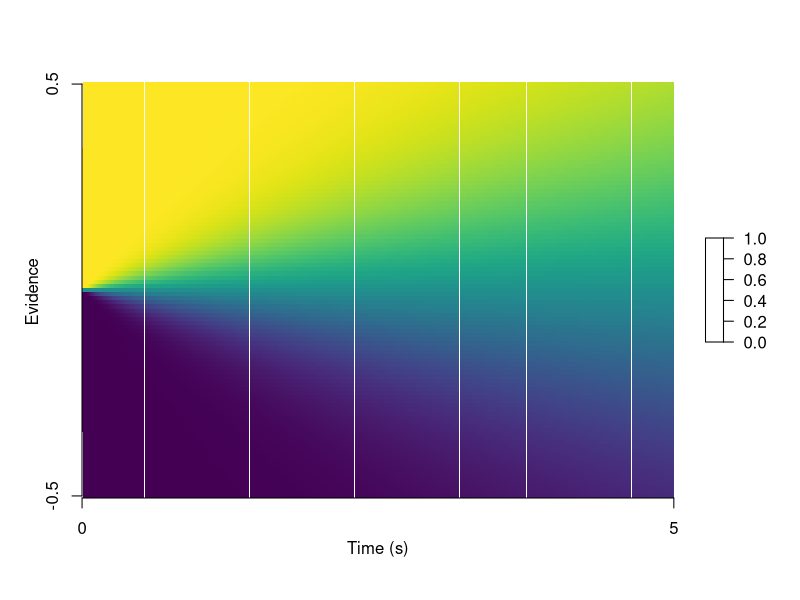
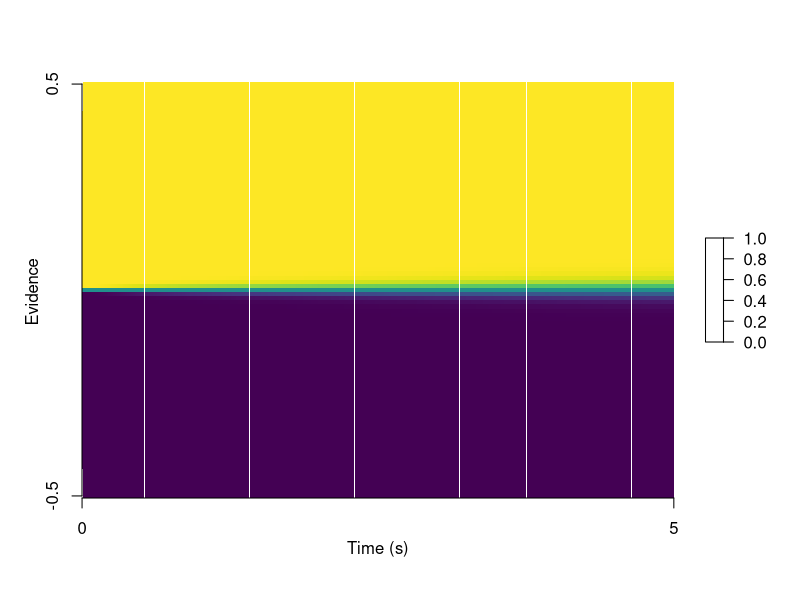

Generate these figures, in order, with R: (Note: this script raises an error after producing the figures.)
library(fields)
library(mnormt)

fast_hm <- function(mu, sigma = .1, dt = .001, ev_bound = .5, ev_window = .01, upperRT = 5){
  ev_mapping <- seq(-ev_bound,ev_bound,by=ev_window)
  time_vec <- seq(0,upperRT,dt)
  if (length(mu)==1) {
    hm <- sapply(time_vec,function(x){
      if (x==0) {
        res <- rep(NA,length(ev_mapping))
        res[ceiling(length(res)/2)] <- .5
      }else{
        dist_pos <- dnorm(ev_mapping,mean=mu,sd=sigma*sqrt(x))
        dist_neg <- dnorm(ev_mapping,mean=-mu,sd=sigma*sqrt(x))
        res <- dist_pos / (dist_pos + dist_neg)
      }
      c(res)
    })
  }else{
    Nv <- length(mu)
    sigma_mat <- diag(sigma,Nv)
    hm <- sapply(time_vec,function(x){
      if (x==0) {
        res <- rep(NA,length(ev_mapping))
        res[ceiling(length(res)/2)] <- .5
      }else{
        dist_pos <- dmnorm(matrix(rep(ev_mapping,Nv),ncol = Nv),mean=mu,varcov=sigma_mat*sqrt(x))
        dist_neg <- dmnorm(matrix(rep(ev_mapping,Nv),ncol = Nv),mean=-mu,varcov=sigma_mat*sqrt(x))
        res <- dist_pos / (dist_pos + dist_neg)
      }
      c(res)
    })
  }
  return(t(hm))
  
}

## Heat map resolution
dt <- .001; ev_bound <- .5; ev_window <- dt*10; upperRT <- 5
ev_mapping <- seq(-ev_bound,ev_bound,by=ev_window)
timesteps <- upperRT/dt
v <- .1
Nv <- 100
mu <- rnorm(Nv,v,.02)

hm <- fast_hm(v)

colMap <- viridis(length(hm))

image.plot(1:dim(hm)[1],1:dim(hm)[2],hm,zlim=c(0,1),
          col=colMap,ylab="",xlab='',legend.shrink=.25,
          axes=F)
mtext("Evidence",2,at=dim(hm)[2]/2,line=2);
mtext("Time (s)",1,at=dim(hm)[1]/2,line=2)
axis(1,at=c(1,timesteps),labels=c(0,upperRT));
axis(2,at=c(1,length(ev_mapping)),labels=c(-ev_bound,ev_bound))

hm <- fast_hm(mu)
image.plot(1:dim(hm)[1],1:dim(hm)[2],hm,zlim=c(0,1),
           col=colMap,ylab="",xlab='',legend.shrink=.25,
           axes=F)
mtext("Evidence",2,at=dim(hm)[2]/2,line=2);
mtext("Time (s)",1,at=dim(hm)[1]/2,line=2)
axis(1,at=c(1,timesteps),labels=c(0,upperRT));
axis(2,at=c(1,length(ev_mapping)),labels=c(-ev_bound,ev_bound))


hm <- sapply(mu,function(i){
  temp_hm <- sapply(
    time_vec,function(x){
      if (x==0) {
        res <- rep(NA,length(ev_mapping))
        res[ceiling(length(res)/2)] <- .5
      }else{
        dist_pos <- dnorm(ev_mapping,mean=i,sd=sigma*sqrt(x))
        dist_neg <- dnorm(ev_mapping,mean=-i,sd=sigma*sqrt(x))
        res <- dist_pos / (dist_pos + dist_neg)
      }
      c(res)
    })
})
